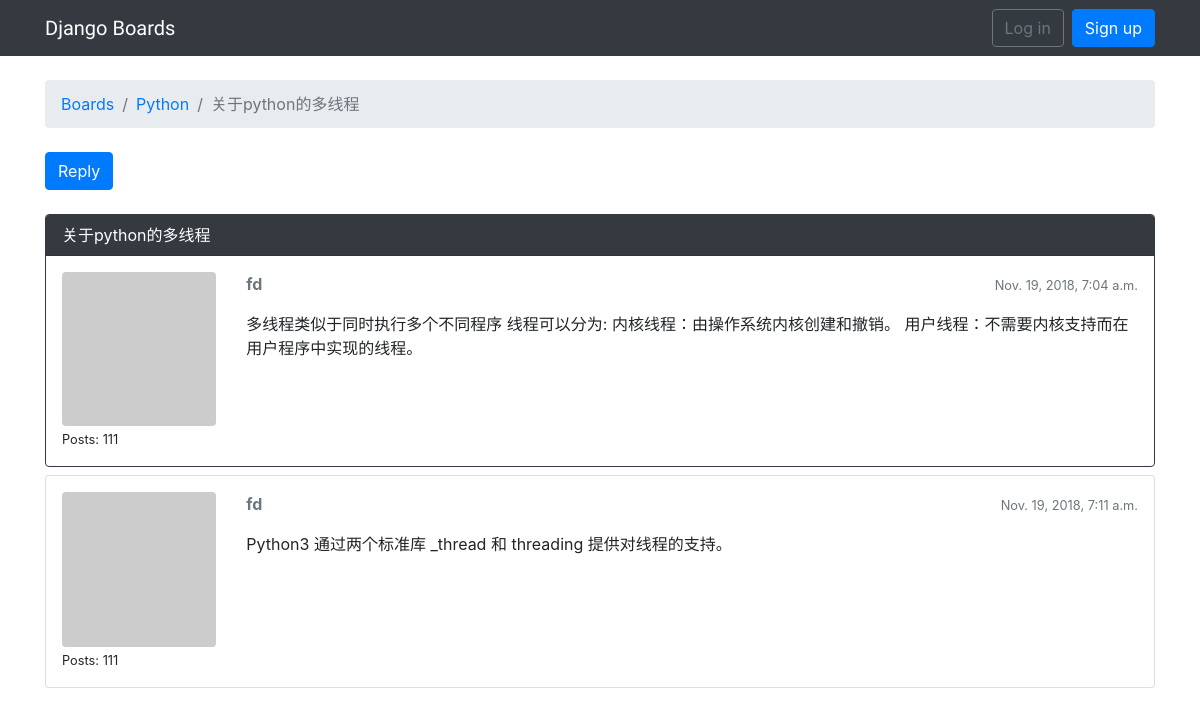
Screenshot of /boards/2/topics/7/ with the database file from the repository.
### boards/models.py (models this page shows, shortened)
class Topic(models.Model):
    subject = models.CharField(max_length=255)
    last_updated = models.DateTimeField(auto_now_add=True)
    board = models.ForeignKey(Board, related_name='topics')
    starter = models.ForeignKey(User, related_name='topics')
    views = models.PositiveIntegerField(default=0)

class Board(models.Model):
    name = models.CharField(max_length=30, unique=True)
    description = models.CharField(max_length=100)

class Post(models.Model):
    message = models.TextField(max_length=4000)
    topic = models.ForeignKey(Topic, related_name='posts')
    created_at = models.DateTimeField(auto_now_add=True)
    updated_at = models.DateTimeField(null=True)
    created_by = models.ForeignKey(User, related_name='posts')
    updated_by = models.ForeignKey(User, null=True, related_name='+')
    def get_message_as_markdown(self):
        return mark_safe(markdown(self.message, safe_mode='escape'))

### boards/views.py (the view)
# urls.py: url(r'^boards/(?P<pk>\d+)/topics/(?P<topic_pk>\d+)/$', views.PostListView.as_view(), name='topic_posts'),
class PostListView(ListView):
    model = Post
    context_object_name = 'posts'
    template_name = 'topic_posts.html'
    paginate_by = 20
    def get_context_data(self, **kwargs):
        session_key = 'viewed_topic_{}'.format(self.topic.pk)
        if not self.request.session.get(session_key, False):
            self.topic.views += 1
            self.topic.save()
            self.request.session[session_key] = True
        kwargs['topic'] = self.topic
        return super().get_context_data(**kwargs)
    def get_queryset(self):
        self.topic = get_object_or_404(Topic, board__pk=self.kwargs.get('pk'), pk=self.kwargs.get('topic_pk'))
        queryset = self.topic.posts.order_by('created_at')
        return queryset

### boards/templatetags/gravatar.py (called while the page is built)
@register.filter
def gravatar(user):
    email = user.email.lower().encode('utf-8')
    default = 'mm'
    size = 256
    url = 'https://www.gravatar.com/avatar/{md5}?{params}'.format(
        md5=hashlib.md5(email).hexdigest(),
        params=urlencode({'d': default, 's': str(size)})
    )
    return url

### templates/topic_posts.html (shortened to what this page needs)
{% extends 'base.html' %}
{% load gravatar %}
{% block breadcrumb %}
  <li class="breadcrumb-item"><a href="{% url 'home' %}">Boards</a></li>
  <li class="breadcrumb-item"><a href="{% url 'board_topics' topic.board.pk %}">{{ topic.board.name }}</a></li>
  <li class="breadcrumb-item active">{{ topic.subject }}</li>
{% endblock %}
{% block content %}
  <div class="mb-4">
    <a href="{% url 'reply_topic' topic.board.pk topic.pk %}" class="btn btn-primary" role="button">Reply</a>
  </div>
  {% for post in posts %}
    <div id="{{ post.pk }}" class="card {% if forloop.last %}mb-4{% else %}mb-2{% endif %} {% if forloop.first %}border-dark{% endif %}">
      {% if forloop.first %}
        <div class="card-header text-white bg-dark py-2 px-3">{{ topic.subject }}</div>
      {% endif %}
      <div class="card-body p-3">
        <div class="row">
          <div class="col-2">
            <img src="{{ post.created_by|gravatar }}" alt="{{ post.created_by.username }}" class="w-100 rounded">
            <small>Posts: {{ post.created_by.posts.count }}</small>
          </div>
          <div class="col-10">
            <div class="row mb-3">
              <div class="col-6">
                <strong class="text-muted">{{ post.created_by.username }}</strong>
              </div>
              <div class="col-6 text-right">
                <small class="text-muted">{{ post.created_at }}</small>
              </div>
            </div>
            {{ post.get_message_as_markdown }}
          </div>
        </div>
      </div>
    </div>
  {% endfor %}
{% endblock %}

### rows the page displays
Topic: board.name "Python", subject "关于python的多线程"
Post: created_by.posts.count "111", created_by.username "fd", created_at "Nov. 19, 2018, 7:04 a.m.", get_message_as_markdown "多线程类似于同时执行多个不同程序 线程可以分为: 内核线程：由操作系统内核创建和撤销。 用户线程：不需要内核支持而在用户程序中实现的线程。"
Post: created_by.posts.count "111", created_by.username "fd", created_at "Nov. 19, 2018, 7:11 a.m.", get_message_as_markdown "Python3 通过两个标准库 _thread 和 threading 提供对线程的支持。"
